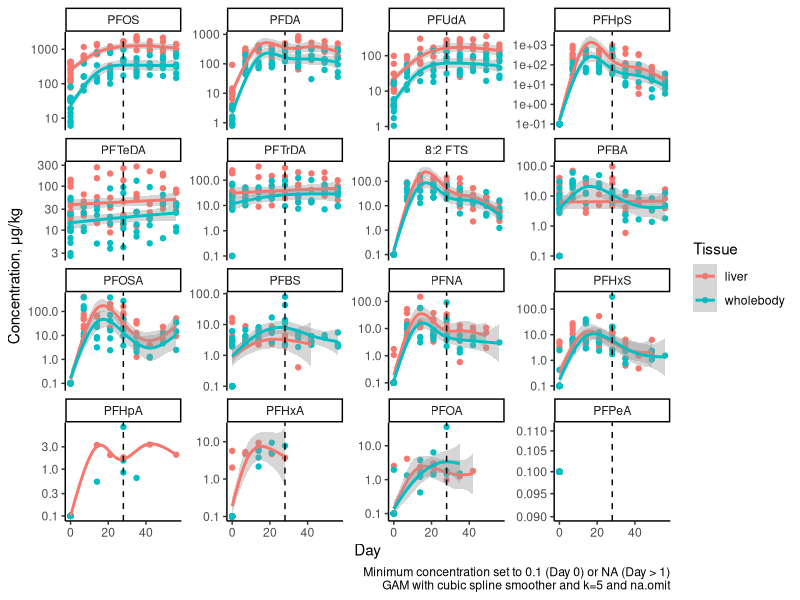
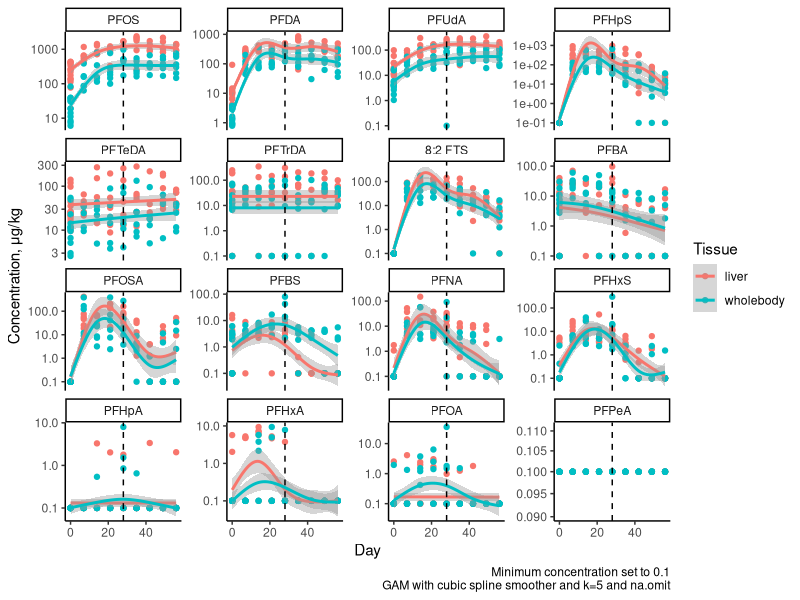
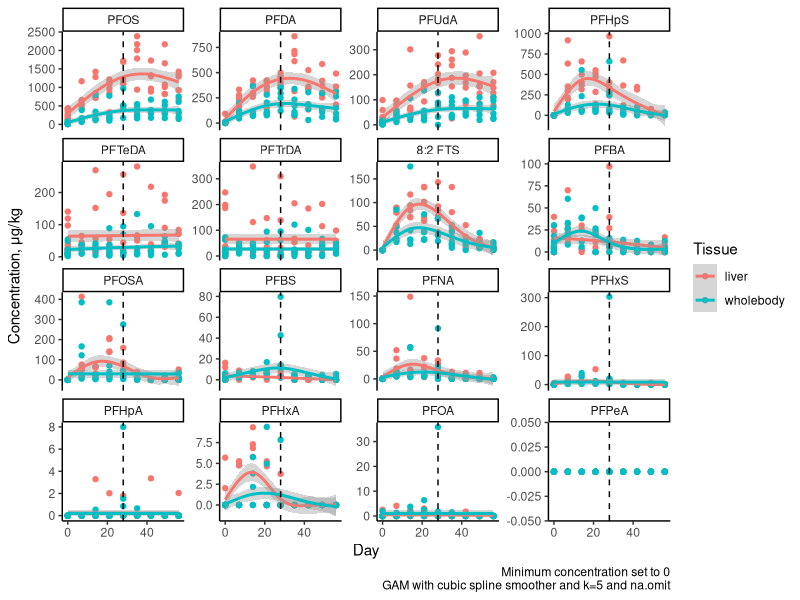
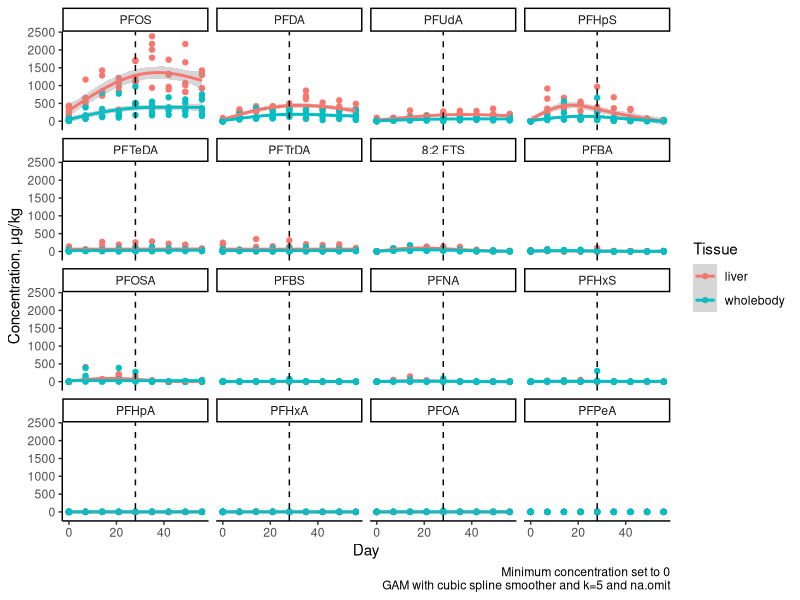
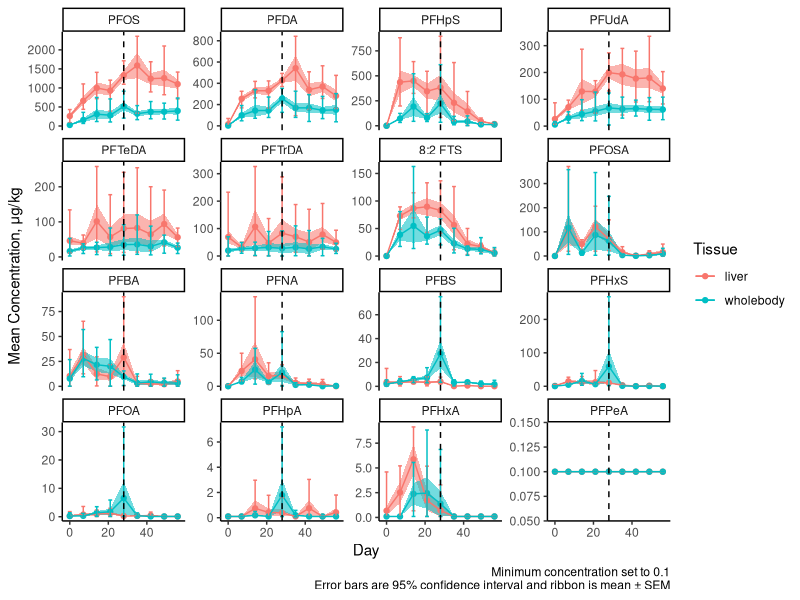
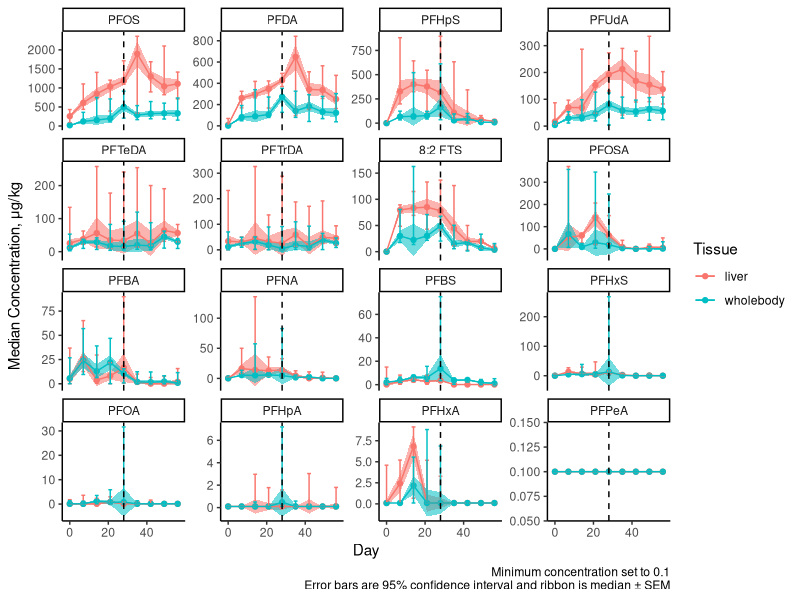

Generate these figures, in order, with R:
## ---- chunk 1
### install_load function from maloneypatr, Irucka Embry, USGS and stack overflow 
### see https://gitlab.com/iembry/install.load
### Check if R package is installed then load library answered by
###	maloneypatr is the source for the original function. See http://stackoverflow.com/questions/15155814/check-if-r-package-is-installed-then-load-library
install_load <- function (package1, ...) {
  # convert arguments to vector
  packages <- c(package1, ...)
  # start loop to determine if each package is installed
  for (package in packages) {
    # if package is installed locally, load
  if (package %in% rownames(installed.packages()))
      try(do.call(library, list(package))) # Source 2
    # if package is not installed locally, download and then load
    else {
      install.packages(package, repos =
        c("https://cloud.r-project.org"),
        dependencies = NA, type = getOption("pkgType"))
      try(do.call(library, list(package))) # Source 2
    }
  }
}

install_load("knitr", "readxl","tidyverse","deSolve","minpack.lm","FME","ggpubr", "nlstools", "investr","propagate",  "mgcv")


###! Tread Carefully Here !##
options(dplyr.summarise.inform=F) 
### This turns off the tidyverse summarize/summarise messages indicating default grouping patterns in resultant tibbles ##
### If you don't know what this means, check out https://stackoverflow.com/questions/62140483/how-to-interpret-dplyr-message-summarise-regrouping-output-by-x-override
### Implications of this being false are unknown errors and impacts in other activities in this R session!


## ---- chunk 2

toad <- read_csv("toad_stacked_data_subset_East_07SEP2023.csv",show_col_types=F)

toad$PFAS <- factor(toad$PFAS)

toad <- toad |>
  mutate(conc2=case_when(
    concentration_ug_per_kg==0&day==0~0.1,
    concentration_ug_per_kg==0&day>=1~as.numeric(NA),
    T~concentration_ug_per_kg
  ),
  conc3=case_when(
    concentration_ug_per_kg==0~0.1,
    T~concentration_ug_per_kg
  ))

toad <- toad |>
  mutate(depday=day-28)

toadsumm <- toad |>
  group_by(PFAS, tissue, day) |>
  summarize(
    count=sum(!is.na(concentration_ug_per_kg)),
    mean=mean(concentration_ug_per_kg, na.rm=T),
    median=median(concentration_ug_per_kg, na.rm=T),
    sd=sd(concentration_ug_per_kg, na.rm=T),
    sem=sd/sqrt(count),
    perc_cv=(sd/mean)*100,
    upper=quantile(concentration_ug_per_kg, probs=c(0.975), names=F, na.rm=T),
    lower=quantile(concentration_ug_per_kg, probs=c(0.025), names=F, na.rm=T),
  )

toadsumm3 <- toad |>
  group_by(PFAS, tissue, day) |>
  summarize(
    count=sum(!is.na(conc3)),
    mean=mean(conc3, na.rm=T),
    median=median(conc3, na.rm=T),
    sd=sd(conc3, na.rm=T),
    sem=sd/sqrt(count),
    perc_cv=(sd/mean)*100,
    upper=quantile(conc3, probs=c(0.975), names=F, na.rm=T),
    lower=quantile(conc3, probs=c(0.025), names=F, na.rm=T),
  )



## ---- chunk 3

#ggplot(toad, aes(x=day, y=conc2, color=tissue)) +
#  geom_point() +
#  geom_smooth(method="loess", formula=y~x, se=F, span=0.75) +
#  geom_vline(xintercept=28, linetype="dashed") +
#  facet_wrap(~fct_reorder(PFAS,concentration_ug_per_kg, .fun=median, .desc=T), scales="free_y") +
#  theme_classic() +
#  labs(x="Day",y="Concentration, \u03BCg/kg, minimum set to 0.1 (Day 0) or NA (Day > 1)",color="Tissue") +
#  scale_y_log10()


ggplot(toad, aes(x=day, y=conc2, color=tissue)) +
  geom_point() +
  geom_smooth(method="gam", formula=y~s(x, bs="cs", k=5), se=T, method.args=list(na.action="na.omit")) +
  geom_vline(xintercept=28, linetype="dashed") +
  facet_wrap(~fct_reorder(PFAS,concentration_ug_per_kg, .fun=median, .desc=T), scales="free_y") +
  theme_classic() +
    labs(x="Day",y="Concentration, \u03BCg/kg",color="Tissue", caption="Minimum concentration set to 0.1 (Day 0) or NA (Day > 1)\nGAM with cubic spline smoother and k=5 and na.omit") +
  scale_y_log10()


## ---- chunk 4

#ggplot(toad, aes(x=day, y=conc3, color=tissue)) +
#  geom_point() +
#  geom_smooth(method="loess",formula=y~x, se=F, span=0.75) +
#  geom_vline(xintercept=28, linetype="dashed") +
#  facet_wrap(~fct_reorder(PFAS,concentration_ug_per_kg, .fun=median, .desc=T), scales="free_y") +
#  theme_classic() +
#  labs(x="Day",y="Concentration, \u03BCg/kg, minimum set to 0.1",color="Tissue") +
#  scale_y_log10()


ggplot(toad, aes(x=day, y=conc3, color=tissue)) +
  geom_point() +
  geom_smooth(method="gam", formula=y~s(x, bs="cs", k=5), se=T, method.args=list(na.action="na.omit")) +
  geom_vline(xintercept=28, linetype="dashed") +
  facet_wrap(~fct_reorder(PFAS,concentration_ug_per_kg, .fun=median, .desc=T), scales="free_y") +
  theme_classic() +
  labs(x="Day",y="Concentration, \u03BCg/kg",color="Tissue", caption="Minimum concentration set to 0.1\nGAM with cubic spline smoother and k=5 and na.omit") +
  scale_y_log10()

## ---- chunk 5

ggplot(toad, aes(x=day, y=concentration_ug_per_kg, color=tissue)) +
  geom_point() +
  geom_smooth(method="gam", formula=y~s(x, k=5, bs="cs"), se=T, method.args=list(na.action="na.omit")) +
  geom_vline(xintercept=28, linetype="dashed") +
  facet_wrap(~fct_reorder(PFAS,concentration_ug_per_kg, .fun=median, .desc=T), scales="free_y") +
  theme_classic() +
  labs(x="Day",y="Concentration, \u03BCg/kg",color="Tissue", caption="Minimum concentration set to 0\nGAM with cubic spline smoother and k=5 and na.omit")

## ---- chunk 6

ggplot(toad, aes(x=day, y=concentration_ug_per_kg, color=tissue)) +
  geom_point() +
  geom_smooth(method="gam", formula=y~s(x, k=5, bs="cs"), se=T, method.args=list(na.action="na.omit")) +
  geom_vline(xintercept=28, linetype="dashed") +
  facet_wrap(~fct_reorder(PFAS,concentration_ug_per_kg, .fun=median, .desc=T)) +
  theme_classic() +
  labs(x="Day",y="Concentration, \u03BCg/kg",color="Tissue", caption="Minimum concentration set to 0\nGAM with cubic spline smoother and k=5 and na.omit")

## ---- chunk 7

ggplot() +  
  geom_ribbon(data=toadsumm3, aes(x=day, ymin=mean-sem, ymax=mean+sem, linetype='blank', fill=tissue, alpha=0.05), show.legend=F) +
  geom_point(data=toadsumm3, aes(x=day, y=mean, color=tissue)) +
  geom_line(data=toadsumm3, aes(x=day, y=mean, color=tissue)) +
  geom_errorbar(data=toadsumm3, aes(ymin=lower, ymax=upper, x=day, color=tissue), width=2) +
  geom_vline(xintercept=28, linetype="dashed") +
  facet_wrap(~fct_reorder(PFAS,mean, .desc=T), scales="free_y") +
  theme_classic()+
  labs(x="Day",y="Mean Concentration, \u03BCg/kg",color="Tissue", caption="Minimum concentration set to 0.1\nError bars are 95% confidence interval and ribbon is mean \u00B1 SEM")

## ---- chunk 8


ggplot() +  
  geom_ribbon(data=toadsumm3, aes(x=day, ymin=median-sem, ymax=median+sem, linetype='blank', fill=tissue, alpha=0.05), show.legend=F) +
  geom_point(data=toadsumm3, aes(x=day, y=median, color=tissue)) +
  geom_line(data=toadsumm3, aes(x=day, y=median, color=tissue)) +
  geom_errorbar(data=toadsumm3, aes(ymin=lower, ymax=upper, x=day, color=tissue), width=2) +
  geom_vline(xintercept=28, linetype="dashed") +
  facet_wrap(~fct_reorder(PFAS,mean, .desc=T), scales="free_y") +
  theme_classic()+
  labs(x="Day",y="Median Concentration, \u03BCg/kg",color="Tissue", caption="Minimum concentration set to 0.1\nError bars are 95% confidence interval and ribbon is median \u00B1 SEM")

